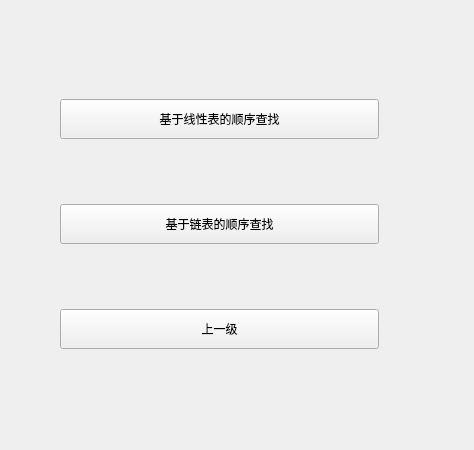
<?xml version="1.0" encoding="UTF-8"?>
<ui version="4.0">
 <class>Menu3</class>
 <widget class="QWidget" name="Menu3">
  <property name="geometry">
   <rect>
    <x>0</x>
    <y>0</y>
    <width>474</width>
    <height>450</height>
   </rect>
  </property>
  <property name="minimumSize">
   <size>
    <width>474</width>
    <height>450</height>
   </size>
  </property>
  <property name="maximumSize">
   <size>
    <width>474</width>
    <height>450</height>
   </size>
  </property>
  <property name="windowTitle">
   <string>Form</string>
  </property>
  <widget class="QWidget" name="layoutWidget">
   <property name="geometry">
    <rect>
     <x>60</x>
     <y>40</y>
     <width>321</width>
     <height>371</height>
    </rect>
   </property>
   <layout class="QVBoxLayout" name="verticalLayout_2">
    <item>
     <widget class="QPushButton" name="LinearButton">
      <property name="minimumSize">
       <size>
        <width>319</width>
        <height>40</height>
       </size>
      </property>
      <property name="maximumSize">
       <size>
        <width>319</width>
        <height>40</height>
       </size>
      </property>
      <property name="text">
       <string>基于线性表的顺序查找</string>
      </property>
     </widget>
    </item>
    <item>
     <widget class="QPushButton" name="LinkedButton">
      <property name="minimumSize">
       <size>
        <width>319</width>
        <height>40</height>
       </size>
      </property>
      <property name="maximumSize">
       <size>
        <width>319</width>
        <height>40</height>
       </size>
      </property>
      <property name="text">
       <string>基于链表的顺序查找</string>
      </property>
     </widget>
    </item>
    <item>
     <widget class="QPushButton" name="BackButton3">
      <property name="minimumSize">
       <size>
        <width>319</width>
        <height>40</height>
       </size>
      </property>
      <property name="maximumSize">
       <size>
        <width>319</width>
        <height>40</height>
       </size>
      </property>
      <property name="text">
       <string>上一级</string>
      </property>
     </widget>
    </item>
   </layout>
  </widget>
 </widget>
 <resources/>
 <connections/>
</ui>
